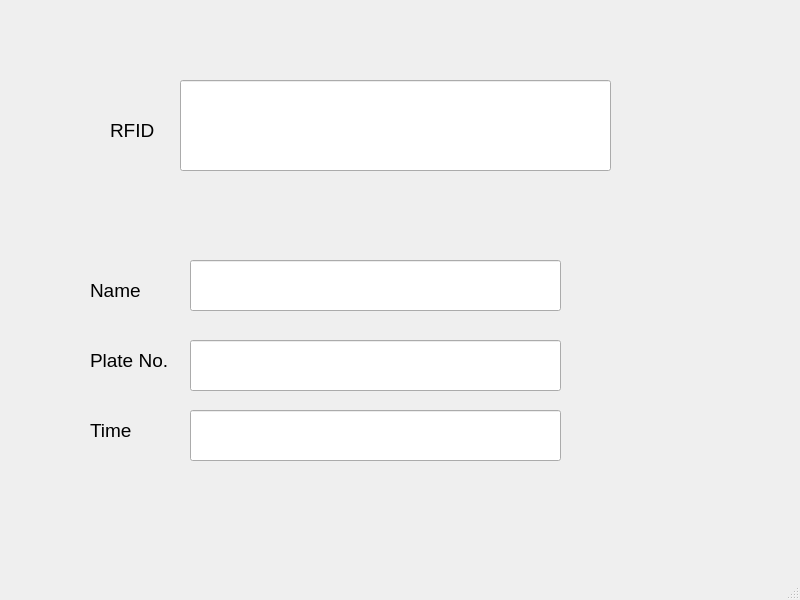
<?xml version="1.0" encoding="UTF-8"?>
<ui version="4.0">
 <class>MainWindow</class>
 <widget class="QMainWindow" name="MainWindow">
  <property name="geometry">
   <rect>
    <x>0</x>
    <y>0</y>
    <width>800</width>
    <height>600</height>
   </rect>
  </property>
  <property name="windowTitle">
   <string>MainWindow</string>
  </property>
  <widget class="QWidget" name="centralwidget">
   <widget class="QLineEdit" name="RFID_scan">
    <property name="geometry">
     <rect>
      <x>180</x>
      <y>80</y>
      <width>431</width>
      <height>91</height>
     </rect>
    </property>
    <property name="font">
     <font>
      <pointsize>18</pointsize>
     </font>
    </property>
   </widget>
   <widget class="QLineEdit" name="Name">
    <property name="geometry">
     <rect>
      <x>190</x>
      <y>260</y>
      <width>371</width>
      <height>51</height>
     </rect>
    </property>
    <property name="font">
     <font>
      <pointsize>14</pointsize>
     </font>
    </property>
   </widget>
   <widget class="QLineEdit" name="Plate">
    <property name="geometry">
     <rect>
      <x>190</x>
      <y>340</y>
      <width>371</width>
      <height>51</height>
     </rect>
    </property>
    <property name="font">
     <font>
      <pointsize>14</pointsize>
     </font>
    </property>
   </widget>
   <widget class="QLineEdit" name="Time">
    <property name="geometry">
     <rect>
      <x>190</x>
      <y>410</y>
      <width>371</width>
      <height>51</height>
     </rect>
    </property>
    <property name="font">
     <font>
      <pointsize>14</pointsize>
     </font>
    </property>
   </widget>
   <widget class="QLabel" name="label">
    <property name="geometry">
     <rect>
      <x>110</x>
      <y>110</y>
      <width>51</width>
      <height>41</height>
     </rect>
    </property>
    <property name="font">
     <font>
      <pointsize>14</pointsize>
     </font>
    </property>
    <property name="text">
     <string>RFID</string>
    </property>
   </widget>
   <widget class="QLabel" name="label_2">
    <property name="geometry">
     <rect>
      <x>90</x>
      <y>270</y>
      <width>61</width>
      <height>41</height>
     </rect>
    </property>
    <property name="font">
     <font>
      <pointsize>14</pointsize>
     </font>
    </property>
    <property name="text">
     <string>Name</string>
    </property>
   </widget>
   <widget class="QLabel" name="label_3">
    <property name="geometry">
     <rect>
      <x>90</x>
      <y>340</y>
      <width>91</width>
      <height>41</height>
     </rect>
    </property>
    <property name="font">
     <font>
      <pointsize>14</pointsize>
     </font>
    </property>
    <property name="text">
     <string>Plate No.</string>
    </property>
   </widget>
   <widget class="QLabel" name="label_4">
    <property name="geometry">
     <rect>
      <x>90</x>
      <y>410</y>
      <width>61</width>
      <height>41</height>
     </rect>
    </property>
    <property name="font">
     <font>
      <pointsize>14</pointsize>
     </font>
    </property>
    <property name="text">
     <string>Time</string>
    </property>
   </widget>
  </widget>
  <widget class="QMenuBar" name="menubar">
   <property name="geometry">
    <rect>
     <x>0</x>
     <y>0</y>
     <width>800</width>
     <height>26</height>
    </rect>
   </property>
  </widget>
  <widget class="QStatusBar" name="statusbar"/>
 </widget>
 <resources/>
 <connections/>
</ui>
